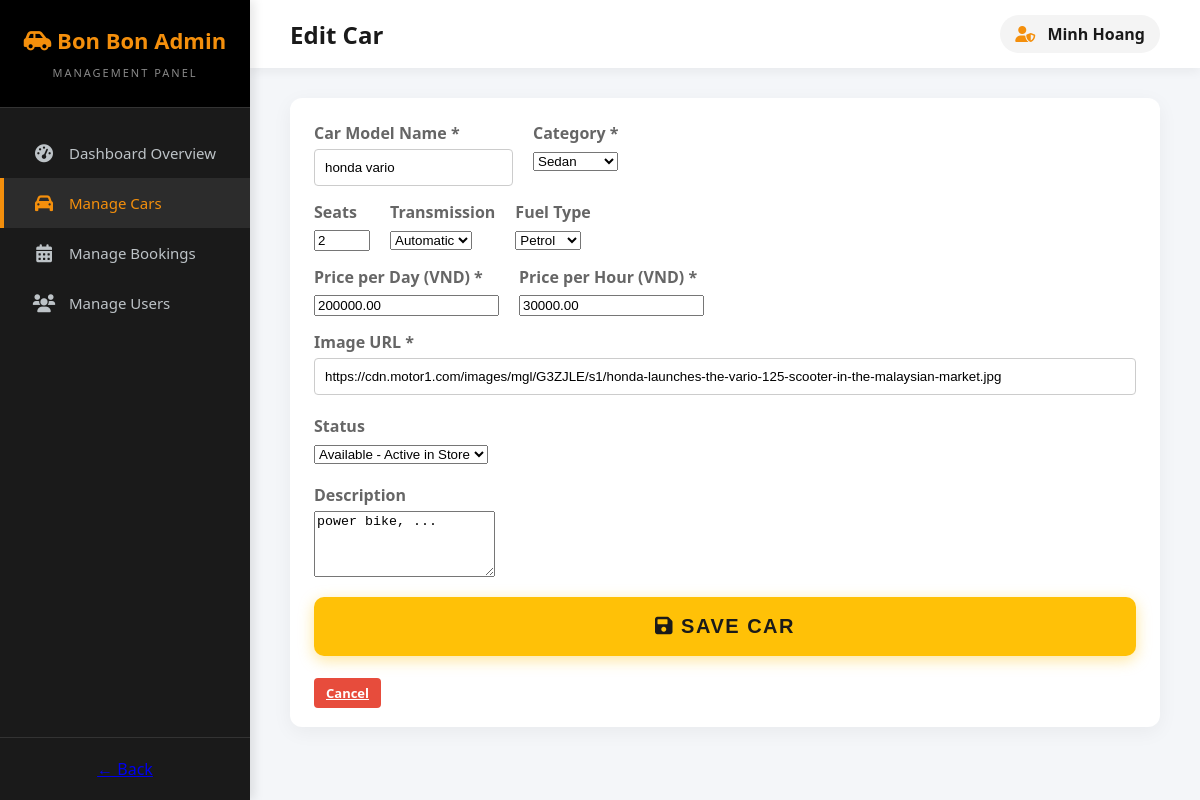
The page /index.php?action=admin_edit_car&id=25 (signed in) on the database its author committed.
### tables this page shows
CREATE TABLE `cars` (
  `id` int(11) NOT NULL,
  `model_name` varchar(150) NOT NULL,
  `category` varchar(50) NOT NULL,
  `seats` int(11) NOT NULL,
  `fuel_type` varchar(50) NOT NULL,
  `transmission` enum('auto','manual') NOT NULL,
  `price_per_day` decimal(12,2) NOT NULL,
  `price_per_hour` decimal(12,2) NOT NULL,
  `image_url` varchar(255) DEFAULT NULL,
  `description` text DEFAULT NULL,
  `is_available` tinyint(1) DEFAULT 1,
  `created_at` timestamp NOT NULL DEFAULT current_timestamp(),
  `district` varchar(100) NOT NULL DEFAULT '',
  `address` varchar(255) NOT NULL DEFAULT ''
);

### datafunctions/car_functions.php (called while the page is built, shortened)
<?php
function getCarById(PDO $db, int $car_id): array
{
    try {
        $sql = "SELECT id, model_name, category, seats, fuel_type, transmission, price_per_day, price_per_hour, image_url, description, is_available
                FROM cars
                WHERE id = :id";
        $stmt = $db->prepare($sql);
        $stmt->execute([':id' => $car_id]);
        $car = $stmt->fetch();
        if ($car) {
            return [
                'success' => true,
                'data'    => $car,
                'message' => 'Car retrieved successfully.'
            ];
        } else {
            return [
                'success' => false,
                'data'    => null,
                'message' => 'Car not found.'
            ];
        }
    } catch (PDOException $e) {
        error_log("getCarById Error: " . $e->getMessage());
        return [
            'success' => false,
            'data'    => null,
            'message' => 'System error while retrieving car details.'
        ];
    }
}

### views/admin/car_form.php (the view, shortened to what this page needs)
<!DOCTYPE html>
<html lang="en">
<head>
    <link href="https://cdnjs.cloudflare.com/ajax/libs/font-awesome/6.0.0/css/all.min.css" rel="stylesheet">
    <link rel="stylesheet" href="css/style.css">
</head>
<body>
    <div class="sidebar">
        <div class="sidebar-header">
            <h2><i class="fas fa-car-side"></i> Bon Bon Admin</h2>
            <span>Management Panel</span>
        </div>
        <div class="sidebar-nav">
            <a href="index.php?action=admin_dashboard"><i class="fas fa-tachometer-alt"></i> Dashboard Overview</a>
            <a href="index.php?action=admin_cars" class="active"><i class="fas fa-car"></i> Manage Cars</a>
            <a href="index.php?action=admin_bookings"><i class="fas fa-calendar-alt"></i> Manage Bookings</a>
            <a href="index.php?action=admin_users"><i class="fas fa-users"></i> Manage Users</a>
        </div>
        <div class="sidebar-footer">
            <a href="index.php?action=home" class="btn-back-store" onclick="if (window.history.length > 1) { event.preventDefault(); window.history.back(); }">&larr; Back</a>
        </div>
    </div>
    <div class="main-content">
        <div class="top-navbar">
            <h1><?= htmlspecialchars($form_title) ?></h1>
            <div class="admin-profile">
                <span><i class="fas fa-user-shield"></i> <?= htmlspecialchars($_SESSION['user']['fullname'] ?? '') ?></span>
            </div>
        </div>
        <div class="content-body">
            <div class="form-container">
                <form action="<?= htmlspecialchars($form_action) ?>" method="POST">
                    <div class="form-row">
                        <div class="form-group">
                            <label for="model_name">Car Model Name *</label>
                            <input type="text" id="model_name" name="model_name" required value="<?= htmlspecialchars($car['model_name'] ?? '') ?>" placeholder="e.g. Toyota Camry 2023">
                        </div>
                        <div class="form-group">
                            <label for="category">Category *</label>
                            <select id="category" name="category" required>
                                <option value="sedan" <?= ($car['category'] ?? '') === 'sedan' ? 'selected' : '' ?>>Sedan</option>
                            </select>
                        </div>
                    </div>
                    <div class="form-row">
                        <div class="form-group">
                            <label for="seats">Seats</label>
                            <input type="number" id="seats" name="seats" required value="<?= htmlspecialchars($car['seats'] ?? 4) ?>" min="2" max="15">
                        </div>
                        <div class="form-group">
                            <label for="transmission">Transmission</label>
                            <select id="transmission" name="transmission">
                                <option value="automatic" <?= ($car['transmission'] ?? '') === 'automatic' ? 'selected' : '' ?>>Automatic</option>
                            </select>
                        </div>
                        <div class="form-group">
                            <label for="fuel_type">Fuel Type</label>
                            <select id="fuel_type" name="fuel_type">
                                <option value="petrol" <?= ($car['fuel_type'] ?? '') === 'petrol' ? 'selected' : '' ?>>Petrol</option>
                            </select>
                        </div>
                    </div>
                    <div class="form-row">
                        <div class="form-group">
                            <label for="price_per_day">Price per Day (VND) *</label>
                            <input type="number" id="price_per_day" name="price_per_day" required value="<?= htmlspecialchars($car['price_per_day'] ?? '') ?>" step="1000" placeholder="1000000">
                        </div>
                        <div class="form-group">
                            <label for="price_per_hour">Price per Hour (VND) *</label>
                            <input type="number" id="price_per_hour" name="price_per_hour" required value="<?= htmlspecialchars($car['price_per_hour'] ?? '') ?>" step="1000" placeholder="100000">
                        </div>
                    </div>
                    <div class="form-group" style="margin-bottom: 20px;">
                        <label for="image_url">Image URL *</label>
                        <input type="text" id="image_url" name="image_url" required value="<?= htmlspecialchars($car['image_url'] ?? '') ?>" placeholder="https://example.com/car.jpg">
                    </div>
                    <div class="form-group" style="margin-bottom: 20px;">
                        <label for="is_available">Status</label>
                        <select id="is_available" name="is_available">
                            <option value="1" <?= isset($car['is_available']) && $car['is_available'] == 1 ? 'selected' : '' ?>>Available - Active in Store</option>
                        </select>
                    </div>
                    <div class="form-group">
                        <label for="description">Description</label>
                        <textarea id="description" name="description" rows="4" placeholder="Enter car details..."><?= htmlspecialchars($car['description'] ?? '') ?></textarea>
                    </div>
                    <div class="form-actions">
                        <button type="submit" class="btn-submit"><i class="fas fa-save"></i> Save Car</button>
                        <a href="index.php?action=admin_cars" class="btn-cancel">Cancel</a>
                    </div>
                </form>
            </div>
        </div>
    </div>
</body>
</html>

### css/style.css (style rules this page uses)
body { font-family: "Segoe UI", Tahoma, Geneva, Verdana, sans-serif; background-color: #f4f6f8; margin: 0; color: #333; }
.form-group { margin-bottom: 20px; }
.form-group label { display: block; margin-bottom: 8px; font-weight: 600; color: #495057; }
.btn-submit { width: 100%; padding: 16px; background-color: #f48f0c; color: #1a1a1a; border: none; border-radius: 6px; font-size: 18px; font-weight: bold; cursor: pointer; transition: all 0.3s; text-transform: uppercase; letter-spacing: 1px; margin-top: 10px; }
.form-group { margin-bottom: 15px; }
.form-group label { display: block; margin-bottom: 5px; color: #666; font-weight: bold; }
.form-group input[type="email"], .form-group input[type="password"], .form-group input[type="text"] { width: 100%; padding: 10px; border: 1px solid #ccc; border-radius: 4px; box-sizing: border-box; }
.btn-submit { width: 100%; padding: 10px; background-color: #007bff; color: white; border: none; border-radius: 4px; cursor: pointer; font-size: 16px; font-weight: bold; }
.btn-cancel { background-color: #dc3545; color: white; border: none; padding: 10px 20px; border-radius: 6px; cursor: pointer; font-weight: bold; transition: background 0.2s; }
.form-row { display: flex; gap: 20px; }
.btn-submit { text-align: center; background-color: #ffc107; color: #1a1a1a; font-size: 20px; font-weight: 800; padding: 18px; border: none; border-radius: 10px; text-transform: uppercase; letter-spacing: 1.5px; transition: all 0.3s; box-shadow: 0 4px 15px rgba(255, 193, 7, 0.4); margin-bottom: 25px; width: 100%; cursor: pointer; box-sizing: border-box; display: block; }
body { background-color: #f4f6f9; margin: 0; font-family: "Segoe UI", Tahoma, Geneva, Verdana, sans-serif; }
.sidebar { width: 250px; background-color: #1a1a1a; height: 100vh; position: fixed; top: 0; left: 0; color: #fff; display: flex; flex-direction: column; box-shadow: 4px 0 10px rgba(0, 0, 0, 0.1); z-index: 1000; }
.sidebar-header { padding: 25px 20px; background-color: #000; text-align: center; border-bottom: 1px solid #333; }
.sidebar-header h2 { color: #f48f0c; font-size: 22px; margin: 0 0 5px 0; font-weight: 800; }
.sidebar-header span { font-size: 11px; color: #888; text-transform: uppercase; letter-spacing: 2px; }
.sidebar-nav { flex-grow: 1; padding: 20px 0; overflow-y: auto; }
.sidebar-nav a { display: flex; align-items: center; padding: 15px 25px; color: #bdc3c7; text-decoration: none; transition: all 0.3s; border-left: 4px solid transparent; font-size: 15px; }
.sidebar-nav a:hover, .sidebar-nav a.active { background-color: #2c2c2c; color: #f48f0c; border-left-color: #f48f0c; }
.sidebar-nav a i { width: 30px; text-align: center; font-size: 18px; margin-right: 10px; }
.sidebar-footer { padding: 20px; border-top: 1px solid #333; text-align: center; }
.main-content { margin-left: 250px; padding: 0; min-height: 100vh; }
.top-navbar { background-color: #fff; padding: 15px 40px; box-shadow: 0 4px 10px rgba(0, 0, 0, 0.05); display: flex; justify-content: space-between; align-items: center; }
.top-navbar h1 { font-size: 24px; color: #1a1a1a; margin: 0; font-weight: 700; }
.admin-profile { color: #1a1a1a; font-weight: 600; padding: 8px 15px; background: #f4f4f4; border-radius: 20px; }
.admin-profile i { margin-right: 8px; color: #f48f0c; }
.content-body { padding: 30px 40px; }
.btn-reject, .btn-delete, .btn-cancel { background-color: #e74c3c; color: #fff; border: none; padding: 6px 12px; border-radius: 4px; cursor: pointer; font-weight: bold; font-size: 13px; }
.form-container { background: #fff; border-radius: 12px; box-shadow: 0 5px 20px rgba(0, 0, 0, 0.05); padding: 24px; }

### rows shown on the page
cars: model_name "honda vario", category "Sedan", seats "2", fuel_type "Petrol", price_per_day "200000.00", price_per_hour "30000.00", image_url "https://cdn.motor1.com/images/mgl/G3ZJLE/s1/honda-launches-the-vario-125-scooter-in-the-malaysian-market.jpg", is_available "Available - Active in Store", description "power bike, ..."

### other values the page prints
$form_title "Edit Car"
$_SESSION['user']['fullname'] "Minh Hoang"
